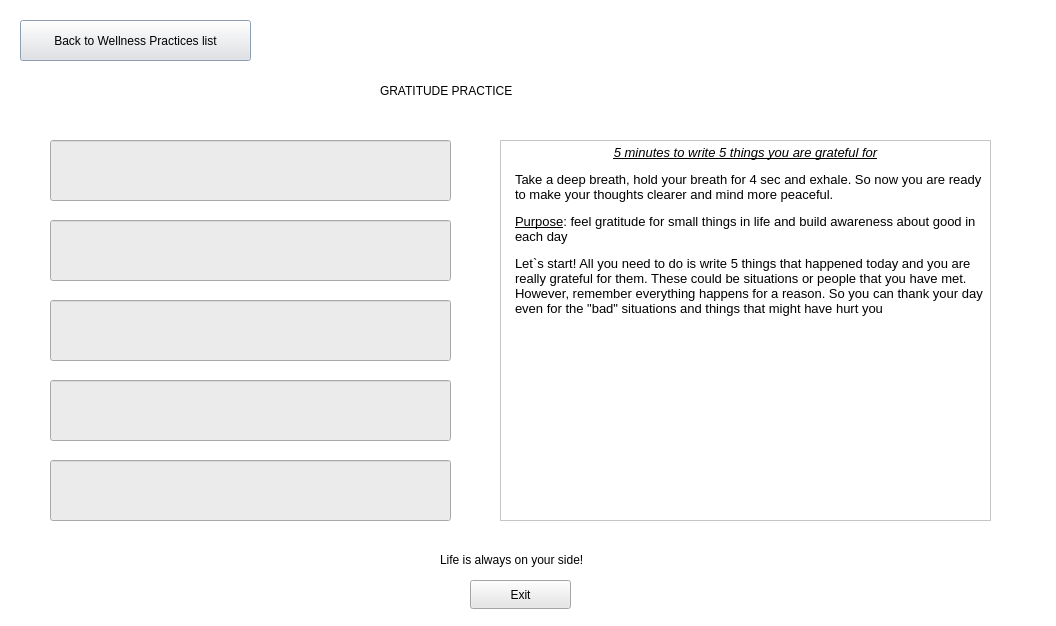
<?xml version="1.0" encoding="UTF-8"?>
<ui version="4.0">
 <class>GratitudeWindow</class>
 <widget class="QDialog" name="GratitudeWindow">
  <property name="geometry">
   <rect>
    <x>0</x>
    <y>0</y>
    <width>1056</width>
    <height>626</height>
   </rect>
  </property>
  <property name="windowTitle">
   <string>Dialog</string>
  </property>
  <property name="styleSheet">
   <string notr="true">background-color: rgb(255, 255, 255)</string>
  </property>
  <widget class="QLabel" name="label">
   <property name="geometry">
    <rect>
     <x>380</x>
     <y>80</y>
     <width>191</width>
     <height>21</height>
    </rect>
   </property>
   <property name="styleSheet">
    <string notr="true">font: 500 12pt &quot;Segoe UI&quot;;</string>
   </property>
   <property name="text">
    <string>GRATITUDE PRACTICE</string>
   </property>
  </widget>
  <widget class="QPushButton" name="backToMenuButton">
   <property name="geometry">
    <rect>
     <x>20</x>
     <y>20</y>
     <width>231</width>
     <height>41</height>
    </rect>
   </property>
   <property name="styleSheet">
    <string notr="true">border-color: rgb(170, 170, 127);
gridline-color: rgb(108, 108, 108);
background-color: rgb(230, 230, 230);
selection-background-color: rgb(205, 225, 255);</string>
   </property>
   <property name="text">
    <string>Back to Wellness Practices list</string>
   </property>
  </widget>
  <widget class="QPushButton" name="exitButton">
   <property name="geometry">
    <rect>
     <x>470</x>
     <y>580</y>
     <width>101</width>
     <height>29</height>
    </rect>
   </property>
   <property name="styleSheet">
    <string notr="true">border-color: rgb(170, 170, 127);
gridline-color: rgb(108, 108, 108);
background-color: rgb(230, 230, 230);
selection-background-color: rgb(205, 225, 255);</string>
   </property>
   <property name="text">
    <string>Exit</string>
   </property>
  </widget>
  <widget class="QLineEdit" name="lineEdit">
   <property name="geometry">
    <rect>
     <x>50</x>
     <y>140</y>
     <width>401</width>
     <height>61</height>
    </rect>
   </property>
   <property name="styleSheet">
    <string notr="true">background-color: rgb(235, 235, 235)</string>
   </property>
  </widget>
  <widget class="QLineEdit" name="lineEdit_2">
   <property name="geometry">
    <rect>
     <x>50</x>
     <y>220</y>
     <width>401</width>
     <height>61</height>
    </rect>
   </property>
   <property name="styleSheet">
    <string notr="true">background-color: rgb(235, 235, 235)</string>
   </property>
  </widget>
  <widget class="QLineEdit" name="lineEdit_3">
   <property name="geometry">
    <rect>
     <x>50</x>
     <y>300</y>
     <width>401</width>
     <height>61</height>
    </rect>
   </property>
   <property name="styleSheet">
    <string notr="true">background-color: rgb(235, 235, 235)</string>
   </property>
  </widget>
  <widget class="QLineEdit" name="lineEdit_4">
   <property name="geometry">
    <rect>
     <x>50</x>
     <y>380</y>
     <width>401</width>
     <height>61</height>
    </rect>
   </property>
   <property name="styleSheet">
    <string notr="true">background-color: rgb(235, 235, 235)</string>
   </property>
  </widget>
  <widget class="QLineEdit" name="lineEdit_5">
   <property name="geometry">
    <rect>
     <x>50</x>
     <y>460</y>
     <width>401</width>
     <height>61</height>
    </rect>
   </property>
   <property name="styleSheet">
    <string notr="true">background-color: rgb(235, 235, 235)</string>
   </property>
  </widget>
  <widget class="QTextBrowser" name="textBrowser">
   <property name="geometry">
    <rect>
     <x>500</x>
     <y>140</y>
     <width>491</width>
     <height>381</height>
    </rect>
   </property>
   <property name="styleSheet">
    <string notr="true">background-color: rgb(255, 255, 255);</string>
   </property>
   <property name="html">
    <string>&lt;!DOCTYPE HTML PUBLIC &quot;-//W3C//DTD HTML 4.0//EN&quot; &quot;http://www.w3.org/TR/REC-html40/strict.dtd&quot;&gt;
&lt;html&gt;&lt;head&gt;&lt;meta name=&quot;qrichtext&quot; content=&quot;1&quot; /&gt;&lt;meta charset=&quot;utf-8&quot; /&gt;&lt;style type=&quot;text/css&quot;&gt;
p, li { white-space: pre-wrap; }
hr { height: 1px; border-width: 0; }
li.unchecked::marker { content: &quot;\2610&quot;; }
li.checked::marker { content: &quot;\2612&quot;; }
&lt;/style&gt;&lt;/head&gt;&lt;body style=&quot; font-family:'Segoe UI'; font-size:9pt; font-weight:400; font-style:normal;&quot;&gt;
&lt;p align=&quot;center&quot; style=&quot; margin-top:12px; margin-bottom:12px; margin-left:0px; margin-right:0px; -qt-block-indent:0; text-indent:0px;&quot;&gt;&lt;span style=&quot; font-size:10pt; font-style:italic; text-decoration: underline;&quot;&gt;5 minutes to write 5 things you are grateful for&lt;/span&gt;&lt;/p&gt;
&lt;p style=&quot; margin-top:12px; margin-bottom:12px; margin-left:10px; margin-right:0px; -qt-block-indent:0; text-indent:0px;&quot;&gt;&lt;span style=&quot; font-size:10pt;&quot;&gt;Take a deep breath, hold your breath for 4 sec and exhale. So now you are ready to make your thoughts clearer and mind more peaceful.&lt;/span&gt;&lt;/p&gt;
&lt;p style=&quot; margin-top:12px; margin-bottom:12px; margin-left:10px; margin-right:0px; -qt-block-indent:0; text-indent:0px;&quot;&gt;&lt;span style=&quot; font-size:10pt; text-decoration: underline;&quot;&gt;Purpose&lt;/span&gt;&lt;span style=&quot; font-size:10pt;&quot;&gt;: feel gratitude for small things in life and build awareness about good in each day&lt;/span&gt;&lt;/p&gt;
&lt;p style=&quot; margin-top:12px; margin-bottom:12px; margin-left:10px; margin-right:0px; -qt-block-indent:0; text-indent:0px;&quot;&gt;&lt;span style=&quot; font-size:10pt;&quot;&gt;Let`s start! All you need to do is write 5 things that happened today and you are really grateful for them. These could be situations or people that you have met. However, remember everything happens for a reason. So you can thank your day even for the &amp;quot;bad&amp;quot; situations and things that might have hurt you&lt;br /&gt;&lt;/span&gt;&lt;/p&gt;
&lt;p style=&quot; margin-top:12px; margin-bottom:12px; margin-left:10px; margin-right:0px; -qt-block-indent:0; text-indent:0px;&quot;&gt;&lt;span style=&quot; font-size:10pt;&quot;&gt;&lt;br /&gt;&lt;/span&gt;&lt;/p&gt;&lt;/body&gt;&lt;/html&gt;</string>
   </property>
  </widget>
  <widget class="QLabel" name="label_2">
   <property name="geometry">
    <rect>
     <x>440</x>
     <y>550</y>
     <width>181</width>
     <height>20</height>
    </rect>
   </property>
   <property name="styleSheet">
    <string notr="true">font: italic 9pt &quot;Segoe UI&quot;;</string>
   </property>
   <property name="text">
    <string>Life is always on your side!</string>
   </property>
  </widget>
 </widget>
 <resources/>
 <connections/>
</ui>
